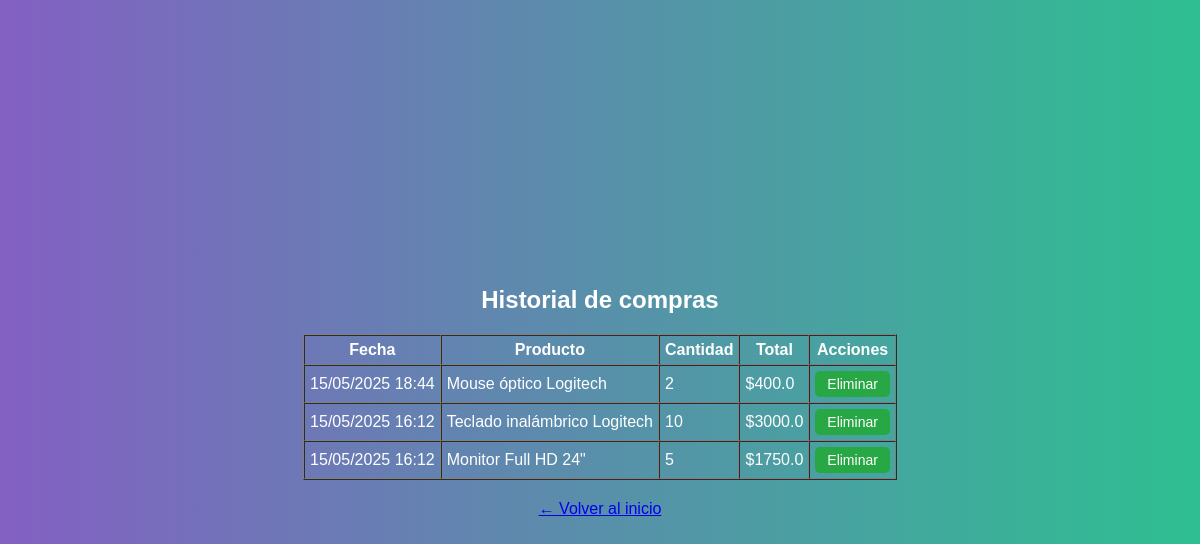
/mis_compras (signed in), run on the app's committed database.
### app/models.py (models this page shows, shortened)
class Venta(db.Model):
    id = db.Column(db.Integer, primary_key=True)
    producto_id = db.Column(db.Integer, db.ForeignKey('producto.id'), nullable=False)    # Producto vendido
    usuario_id = db.Column(db.Integer, db.ForeignKey('user.id'), nullable=False)         # Usuario que realizo la compra
    cantidad = db.Column(db.Integer, nullable=False)
    total = db.Column(db.Float, nullable=False)                                          # Total de la venta
    fecha = db.Column(db.DateTime, default=datetime.utcnow)                              # Fecha y hora de la venta

class Producto(db.Model):
    id = db.Column(db.Integer, primary_key=True)
    nombre = db.Column(db.String(100), nullable=False)
    descripcion = db.Column(db.String(200))
    precio = db.Column(db.Float, nullable=False)             # Precio de venta
    costo_proveedor = db.Column(db.Float, nullable=False)    # Costo del proveedor
    stock = db.Column(db.Integer, nullable=False)
    stock_maximo = db.Column(db.Integer, nullable=False)     # Umbral para alertas de reposicion
    proveedor_id = db.Column(db.Integer, db.ForeignKey('proveedor.id'), nullable=False)    # Relacion con proveedor
    ventas = db.relationship('Venta', backref='producto', lazy=True)      # Relacion con ventas del producto

### app/routes.py (the view)
@main.route('/mis_compras')
@login_required
def mis_compras():
    ventas = Venta.query.filter_by(usuario_id=current_user.id).order_by(Venta.fecha.desc()).all()
    return render_template('mis_compras.html', ventas=ventas)

### app/templates/mis_compras.html (shortened to what this page needs)
{% extends 'base.html' %}
{% block content %}
<h2>Historial de compras</h2>
{% if ventas %}
  <table border="1" cellpadding="5" cellspacing="0">
    <thead>
      <tr>
        <th>Fecha</th>
        <th>Producto</th>
        <th>Cantidad</th>
        <th>Total</th>
        <th>Acciones</th>
      </tr>
    </thead>
    <tbody>
      {% for venta in ventas %}
      <tr>
        <td>{{ venta.fecha.strftime('%d/%m/%Y %H:%M') }}</td>
        <td>{{ venta.producto.nombre }}</td>
        <td>{{ venta.cantidad }}</td>
        <td>${{ venta.total }}</td>
        <td style="text-align: center;">
          <form action="{{ url_for('main.eliminar_compra', id=venta.id) }}" method="POST" class="inline-form">
            <button type="submit" class="boton-accion" onclick="return confirm('¿Eliminar esta compra?');">Eliminar</button>
          </form>
        </td>
      </tr>
      {% endfor %}
    </tbody>
  </table>
{% else %}
  <p>No has realizado compras aún.</p>
{% endif %}
<p style="text-align: center; margin-top: 20px;">
  <a href="{{ url_for('main.dashboard') }}">← Volver al inicio</a>
</p>
{% endblock %}

### app/static/styles.css (style rules this page uses)
body { margin: 0; padding: 0; font-family: 'Arial', sans-serif; background: linear-gradient(to right, #8360c3, #2ebf91); color: #fff; min-height: 100vh; display: flex; flex-direction: column; align-items: center; justify-content: center; }
form { background: rgba(0, 0, 0, 0.6); padding: 2rem; border-radius: 10px; box-shadow: 0 0 10px rgba(0,0,0,0.5); animation: fadeIn 1s ease-in-out; }
button { background-color: #2ebf91; border: none; padding: 0.7rem 1.5rem; border-radius: 5px; cursor: pointer; color: white; font-size: 1rem; transition: background-color 0.3s ease; }
.boton-accion { background-color: #28a745; color: white; border: none; padding: 5px 12px; border-radius: 5px; cursor: pointer; font-size: 14px; transition: background-color 0.2s ease; }
form.inline-form { display: inline; margin: 0; padding: 0; box-shadow: none; }

### data on the page
Venta: fecha "15/05/2025 18:44", producto.nombre "Mouse óptico Logitech", cantidad "2", total "400.0"
Venta: fecha "15/05/2025 16:12", producto.nombre "Teclado inalámbrico Logitech", cantidad "10", total "3000.0"
Venta: fecha "15/05/2025 16:12", producto.nombre "Monitor Full HD 24\"", cantidad "5", total "1750.0"
